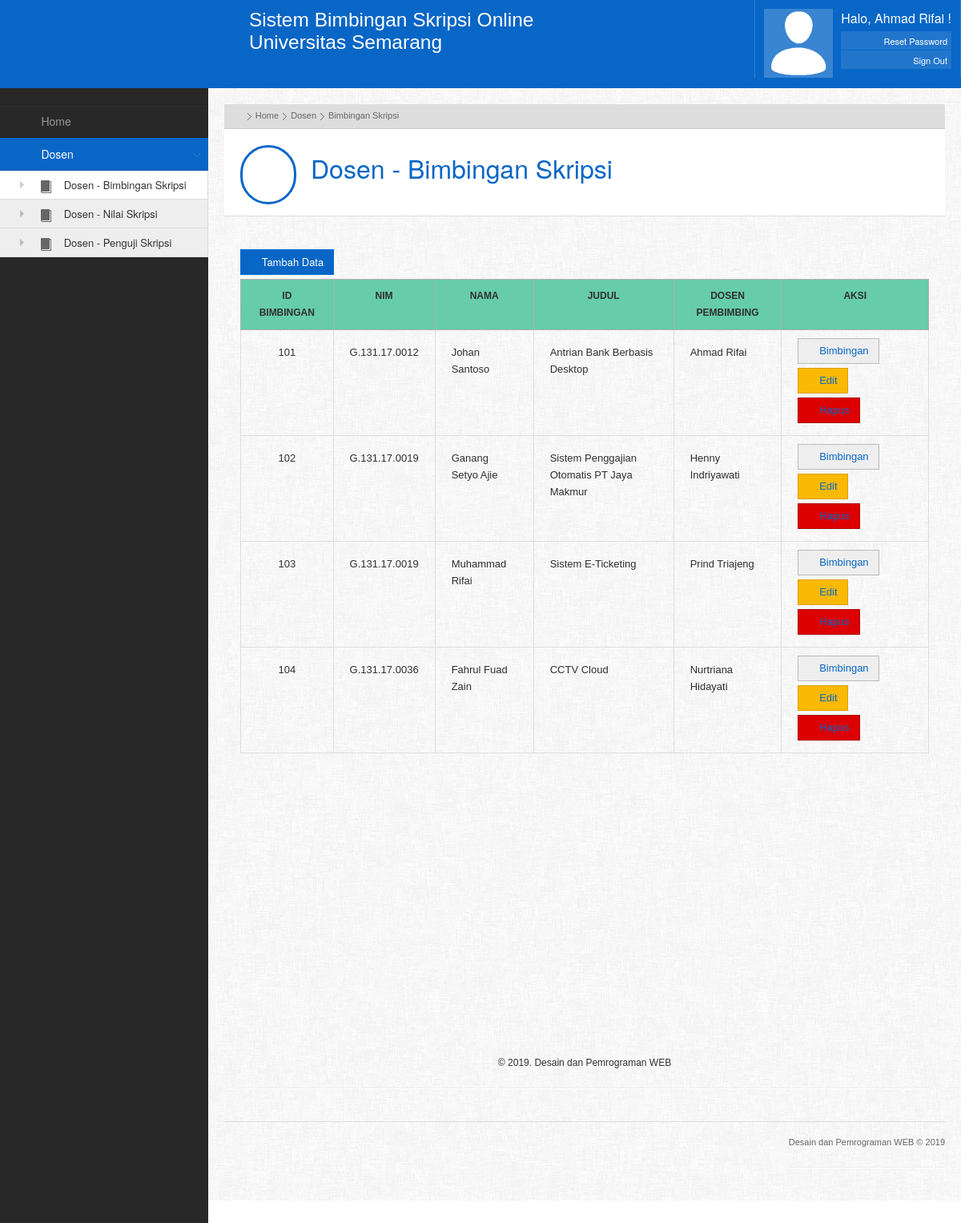
The app's page /index.php?posisi=Back&file=dosen_bimbingan (signed in) with its own data.
### tables this page shows
CREATE TABLE `level` (
  `level` varchar(25) NOT NULL
);

CREATE TABLE `menu` (
  `id_menu` int(15) NOT NULL,
  `nama_menu` varchar(50) DEFAULT NULL,
  `posisi` enum('Front','Back') DEFAULT NULL,
  `file` varchar(50) DEFAULT NULL,
  `level` enum('Mahasiswa','Dosen','Prodi','TU') DEFAULT NULL,
  `status` enum('Aktif','Tidak Aktif') DEFAULT NULL
);

CREATE TABLE `dosen_bimbingan` (
  `id_bim_skripsi` int(10) NOT NULL,
  `tgl_bimbingan` date DEFAULT NULL,
  `id_kategori` int(2) DEFAULT NULL,
  `nim` varchar(15) DEFAULT NULL,
  `nama` varchar(100) DEFAULT NULL,
  `judul` varchar(50) DEFAULT NULL,
  `dosen_pembimbing` varchar(100) DEFAULT NULL,
  `status` enum('Pending','Revisi','Acc') DEFAULT NULL,
  `keterangan` varchar(250) DEFAULT NULL
);

### index.php (called while the page is built, shortened)
<?php
if (!empty($_GET['posisi']))
{
	$posisi = $_GET['posisi'];
}
else
{
	$posisi = '';
}
if ($posisi == 'Front')
{
    include "system/front_index.php";
}
elseif ($posisi == 'Back')
{
    include "system/back_index.php";
}
else
{
    $linkmn=$_SERVER['PHP_SELF']."?posisi=Front&file=login";
    echo "<meta http-equiv=\"refresh\" content=\"0;url=$linkmn\">";
}
?>

### app/dosen_bimbingan/default.php (the view, shortened to what this page needs)
<ul class="breadcrumbs">
    <li><a href="index.php?posisi=Back&file=home"><i class="iconfa-home"></i></a> <span class="separator"></span></li>
    <li>Home <span class="separator"></span></li>
    <li>Dosen <span class="separator"></span></li>
    <li>Bimbingan Skripsi</li>
</ul>
<div class="pageheader">
    <div class="pageicon"><span class="iconfa-tags"></span></div>
    <div class="pagetitle">
        <h1>Dosen - Bimbingan Skripsi</h1>
    </div>
</div>
<div class="maincontent">
<div class="maincontentinner">
<br>
<button type="button" class="btn btn-primary" data-toggle="modal" data-target="#TambahDataDosenBimbinganSkripsi"><i class="iconfa-edit"></i> Tambah Data</button>
<html>
<head>
</head>
<body>
<table>
    <thead>
    <br>
    <tr>
    <th>ID BIMBINGAN</th>
    <th>NIM</th>
    <th>NAMA</th>
    <th>JUDUL</th>
    <th>DOSEN PEMBIMBING</th>
    <th>AKSI</th>
    </tr>
    </thead>
    <tbody>
<?php
$sql = "SELECT * FROM dosen_bimbingan";
$query = mysqli_query($koneksi, $sql);
while ($row = mysqli_fetch_array($query))
    { ?>
    <tr>
        <td class="center"><?php echo $row['id_bim_skripsi'];?></td>
        <td><?php echo $row['nim'];?></td>
            <td><?php echo $row['nama'];?></td>
            <td><?php echo $row['judul'];?></td>
            <td><?php echo $row['dosen_pembimbing'];?></td>
            <td>
                <a href="index.php?posisi=Back&file=history_bimbingan_skripsi&id=<?php echo $row['id_bim_skripsi']; ?>" button type ="button" class="btn btn-rounded" name="btn_bimbingan"><i class="iconfa-eye-open"></i> Bimbingan</a>
                <a href="index.php?posisi=Back&file=form_edit_bimbingan_skripsi&id=<?php echo $row['id_bim_skripsi']; ?>&nim=<?php echo $row['nim']; ?>&nama=<?php echo $row['nama']; ?>&judul=<?php echo $row['judul']; ?>&dosen_pembimbing=<?php echo $row['dosen_pembimbing']; ?>" button type ="button" class="btn btn-warning" name="btn_edit"><i class="iconfa-edit"></i> Edit</a>
                <a href="index.php?posisi=Back&file=proses_hapus_dosen_bimbingan&id=<?php echo $row['id_bim_skripsi']; ?>" button type ="button" class="btn btn-danger" name="btn_hapus"><i class="iconfa-remove"></i> Hapus</a></td>
        </tr><?php }?>
</tbody>
</table>
</body>
</html>
        <br><br><br><br><br><br><br><br><br><br><br><br><br><br><br><br>
    </div>
</div>
<div class="maincontent">
    <div class="maincontentinner">
            <center>
                <span>&copy; 2019. Desain dan Pemrograman WEB</span>
            </center> <hr>
    </div>
</div>

### system/back_menu.php
<?php
if ($_GET['file'] == 'home')
{
    $actt='class="active"';
}
else
{
    $actt='';
}
?>
<div class="leftmenu">
    <ul class="nav nav-tabs nav-stacked">
        <li> <a class="ajax-link" href="index.php?posisi=Back&file=home"></a>
        </li>
        <li <?php echo $actt;?>>
            <a class="ajax-link" href="index.php?posisi=Back&file=home">
                <span class="iconfa-laptop"></span> Home
            </a>
        </li>
        <?php
        $level=mysqli_query($koneksi,"SELECT * FROM level WHERE level = '$_SESSION[level]' ORDER BY level");
        while ($lev=mysqli_fetch_array($level))
        {
            $mu=mysqli_fetch_array(mysqli_query($koneksi,"SELECT * FROM menu WHERE file = '$_GET[file]'"));
            if ($lev['level'] == $mu['level'])
            {
                $act        = 'class="dropdown active"';
                $display    = 'style="display: block"';
            }
            else
            {
                $act        = 'class="dropdown"';
                $display    = '"';
            }
            ?>
            <li <?php echo $act;?>>
                <a href='Dosen'><span class="iconfa-briefcase"></span> <?php echo $lev['level']; ?></a>
                <ul <?php echo $display;?>>
                    <?php
                    $Menu=mysqli_query($koneksi,"SELECT * FROM menu WHERE level = '$_SESSION[level]' AND status = 'Aktif' ORDER BY nama_menu");
                    while ($mn=mysqli_fetch_array($Menu))
                    {
                        if ($_GET['file'] == $mn['file'])
                        {
                            $active = 'class="active"';
                        }
                        else
                        {
                            $active = '';
                        }
                        ?>
                        <li <?php echo $active;?> >
                            <a href="index.php?posisi=Back&file=<?php echo $mn['file'];?>">
                                <span class="iconsweets-book"></span>
                                <?php echo $mn['nama_menu']; ?>
                            </a>
                        </li>
                        <?php
                    } ?>
                </ul>
            </li>
            <?php
        }
        ?>
    </ul>
</div>

### system/back_index.php (style rules this page uses)
ul>li, a { cursor: pointer; }

### app/dosen_bimbingan/default.php (style rules this page uses)
body { font-family:tahoma, arial }
table { border-collapse: collapse }
th, td { font-size: 13px; border: 1px solid #DEDEDE; padding: 10px 20px; color: #303030 }
th { background: #66CCAA; font-size: 12px; border-color:#B0B0B0 }

### records on screen
level: level "Dosen"
menu: nama_menu "Dosen - Bimbingan Skripsi"
menu: nama_menu "Dosen - Nilai Skripsi"
menu: nama_menu "Dosen - Penguji Skripsi"
dosen_bimbingan: id_bim_skripsi "101", nim "G.131.17.0012", nama "Johan Santoso", judul "Antrian Bank Berbasis Desktop", dosen_pembimbing "Ahmad Rifai"
dosen_bimbingan: id_bim_skripsi "102", nim "G.131.17.0019", nama "Ganang Setyo Ajie", judul "Sistem Penggajian Otomatis PT Jaya Makmur", dosen_pembimbing "Henny Indriyawati"
dosen_bimbingan: id_bim_skripsi "103", nim "G.131.17.0019", nama "Muhammad Rifai", judul "Sistem E-Ticketing", dosen_pembimbing "Prind Triajeng"
dosen_bimbingan: id_bim_skripsi "104", nim "G.131.17.0036", nama "Fahrul Fuad Zain", judul "CCTV Cloud", dosen_pembimbing "Nurtriana Hidayati"

### other values on screen
$_SESSION['nama'] "Ahmad Rifai"
